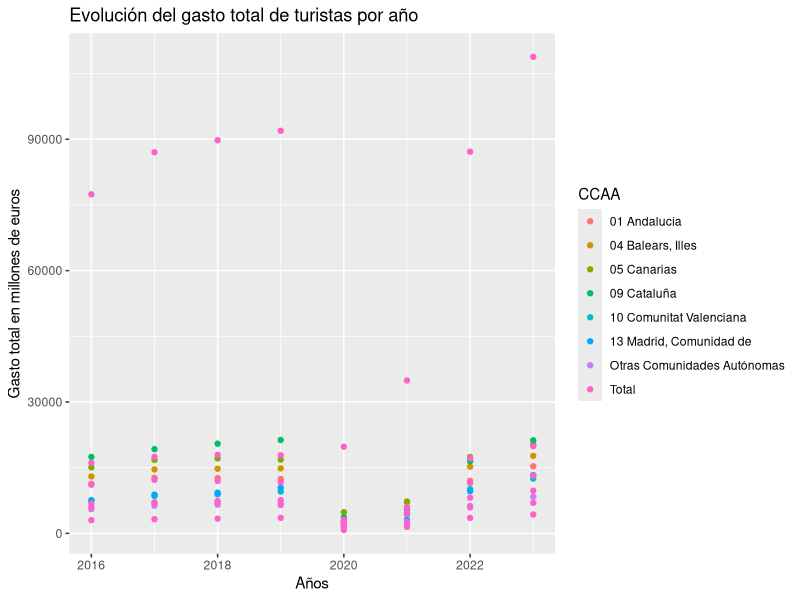
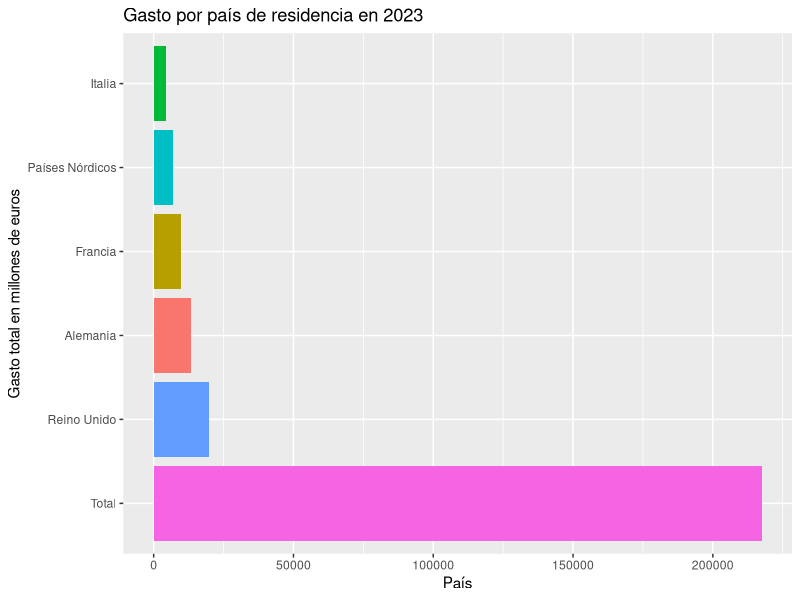
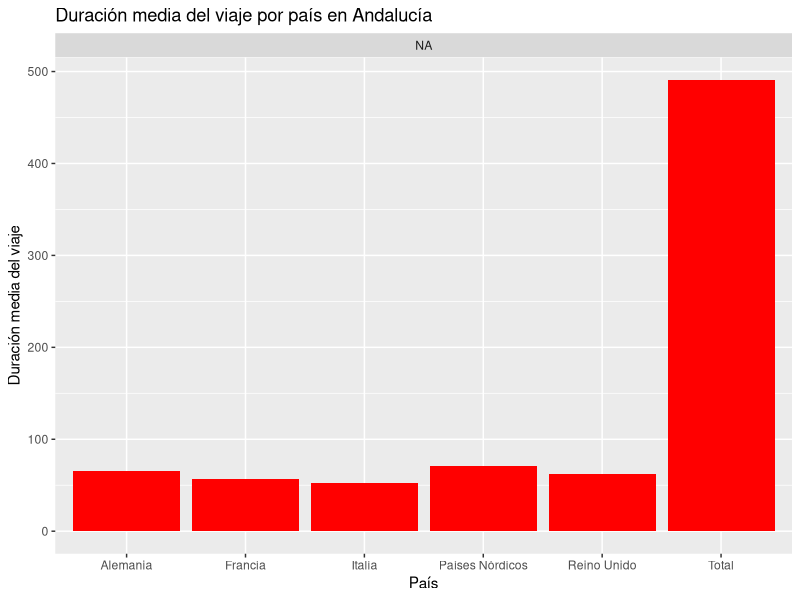
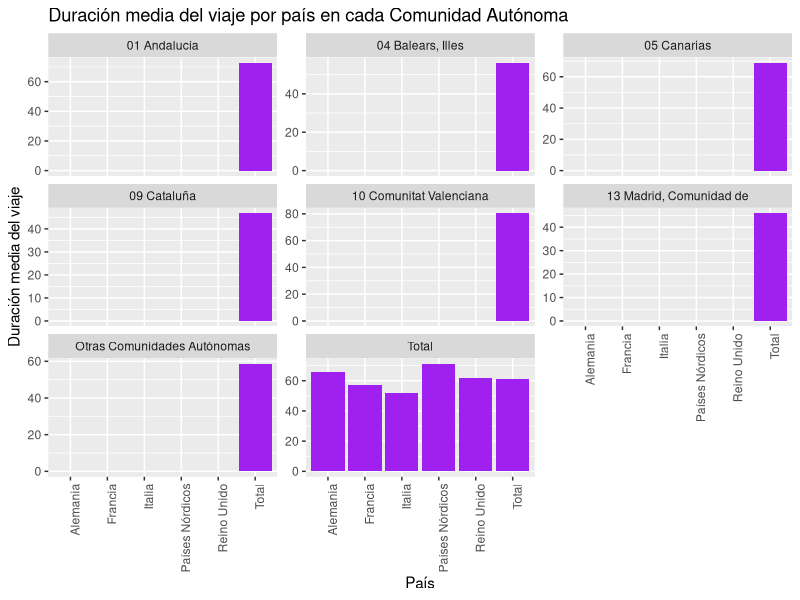
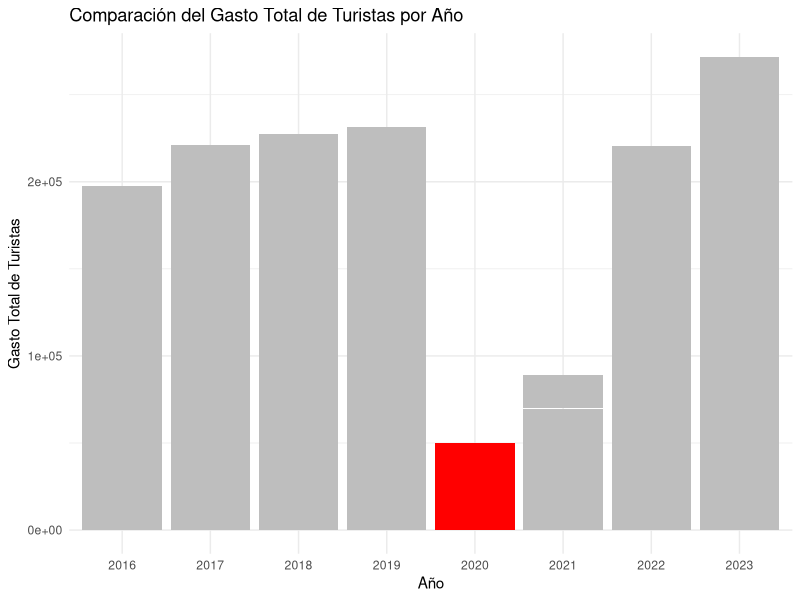
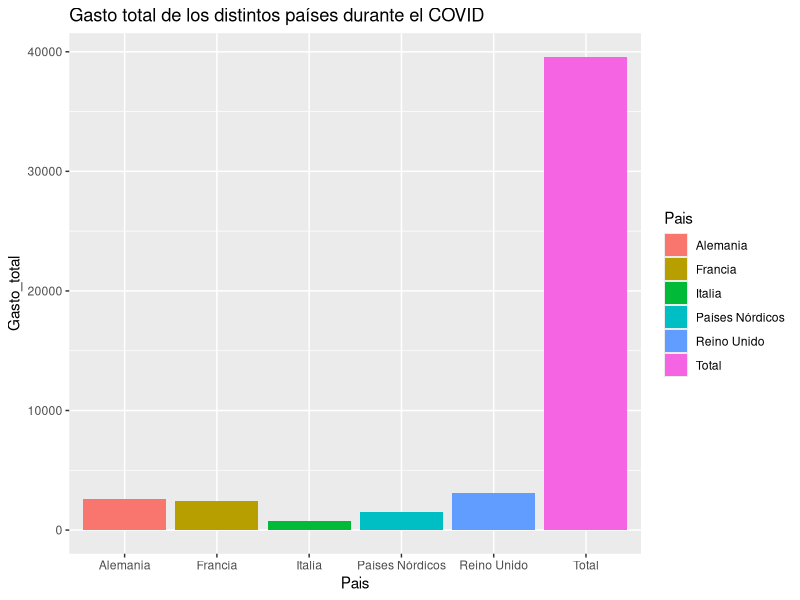
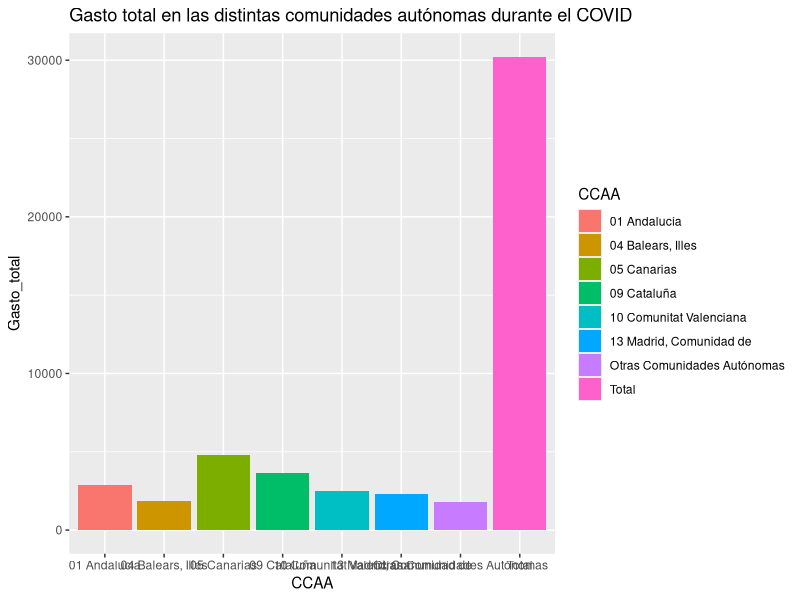
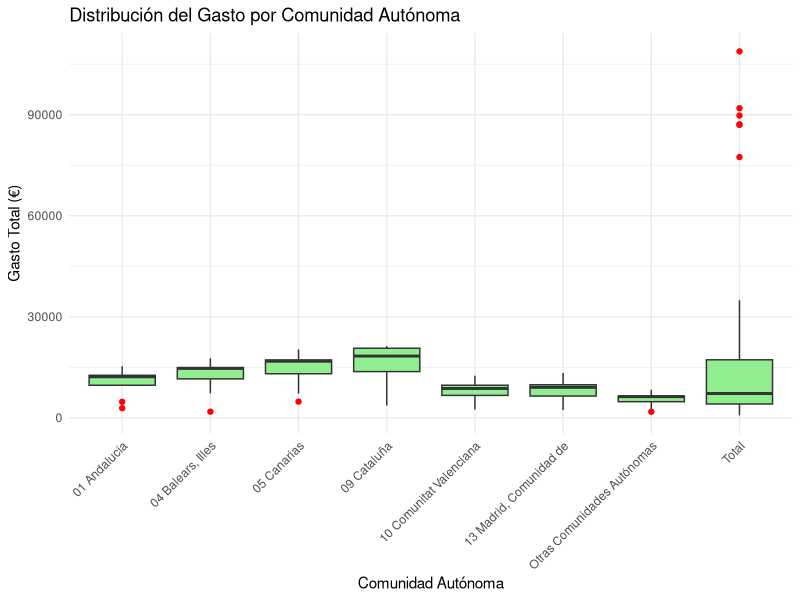

Recreate these plots in R, in order.
## ---- chunk 1
# Setup Chunk
library(here)  
library(knitr)

knitr::opts_chunk$set(echo = TRUE)
knitr::opts_knit$set(root.dir = here::here()) # Setwd() a la carpeta del 
#proyecto ProyectoAED2024 debido a que por defecto el Rmd trabaja en el working 
#directory de la carpeta ProyectoAED2024_Rmd
#knitr::opts_chunk$set(size = "footnotesize") # use smaller font in the chunks
knitr::opts_chunk$set(tidy.opts = list(width.cutoff = 60), tidy = TRUE)

## ---- chunk 2
rm(list=ls())  # Borrado de todas las variables
## ---- chunk 3
library(readr)  # Librería para importación de datos
library(dplyr) # Librería para arreglo de datos
library(tidyr) # Librería para arreglo de datos
library(ggplot2) # Librería para gráficas
## ---- chunk 4
gastos<- read_delim("data/Gasto_turistas_internacionales_segun_comunidad_paisresidencia.csv",  delim = ";", escape_double = FALSE, trim_ws = TRUE)

## ---- chunk 5
tipos_datos <- unique(gastos$`Gastos y duración media de los viajes`)
tipos_datos # Vemos cuantas variables tenemos que transformar a columnas
datos <-pivot_wider(gastos,names_from=`Gastos y duración media de los viajes`, values_from=Total)
## ---- chunk 6
unique(datos$`Tipo de dato`)

# Nos quedamos únicamente con los datos base, quitando las tasas de variación
datos <- subset(datos, datos$`Tipo de dato`== unique(datos$`Tipo de dato`)[1])
# Quito la columna irrelevante
datos <- subset(datos, select = -`Tipo de dato`)
## ---- chunk 7

nombres_columnas <- c("Pais", "CCAA", "Periodo", "Gasto_total", "Gasto_medio_persona", "Gasto_medio_diario_persona", "Duracion_media")
colnames(datos)<- nombres_columnas
colnames(datos)
## ---- chunk 8
# lapply(datos,class)
## ---- chunk 9
# Quitar punto de miles
datos[, 4:ncol(datos)] <- lapply(datos[, 4:ncol(datos)], function(x) gsub("\\.", "", x))
# Sustituir coma decimal por punto decimal
datos[, 4:ncol(datos)] <- lapply(datos[, 4:ncol(datos)], function(x) gsub(",", ".", x))
# Transformar a numerico
datos[, 4:ncol(datos)] <- lapply(datos[, 4:ncol(datos)], function(x) as.numeric(x))
# Comprobamos la clase
# lapply(datos,class)
## ---- chunk 10
any(is.na(datos))
## ---- chunk 11
# unique(datos$`País de residencia`)
# Transformacion a factor de paises de residencia
datos$Pais <- as.factor(datos$Pais)
## ---- chunk 12
# Guardamos los datos totales por si resultan útiles en el futuro
datos_totales <- subset(datos,datos$Pais == "Total" | datos$CCAA == "Total")
datos_total_por_residencia <- subset(datos, datos$CCAA == "Total")
## ---- chunk 13
# Quitar filas de total de columna comunidades autonomas
datos <- subset(datos,datos$CCAA != "Total")
## ---- chunk 14
# Transformacion a factor de nombres de comunidades
#unique(datos$`Total Nacional y CCAA`)
datos$CCAA<- as.factor(datos$CCAA)
# Cambiamos de nombre los niveles del factor
levels(datos$CCAA) <- c("Andalucía", "Illes Balears","Canarias", "Cataluña","Comunitat Valenciana", "Comunidad de Madrid", "Otras CCAA")


## ---- chunk 15
# Cambiar el nombre de las filas
paises <- levels(datos$Pais)
paises[paises=="Total"] <- "Otros"
levels(datos$Pais) <- paises

## ---- chunk 16
comunidades <- levels(datos$CCAA)
anos <- unique(datos$Periodo)
for (i in comunidades){
  for (j in anos){
  aux <- datos[datos$CCAA==i & datos$Periodo == j, "Gasto_total"]
datos[datos$CCAA==i & datos$Periodo == j & datos$Pais == "Otros", "Gasto_total"]<- aux[length(aux),] - sum(aux[1:length(aux)-1,])  
  }
}

## ---- chunk 17
# Duracion media
for (i in comunidades){
  for (j in anos){
  aux <- datos[datos$CCAA==i & datos$Periodo == j, "Duracion_media"]
datos[datos$CCAA==i & datos$Periodo == j & datos$Pais == "Otros", "Duracion_media"]<- (aux[length(aux),]- (5/194)*sum(aux[1:length(aux)-1,]))*194/(194-5)
  }
}

## ---- chunk 18
# Gasto_medio_persona
for (i in comunidades){
  for (j in anos){
  aux <- datos[datos$CCAA==i & datos$Periodo == j, "Gasto_medio_persona"]
datos[datos$CCAA==i & datos$Periodo == j & datos$Pais == "Otros", "Gasto_medio_persona"]<- (aux[length(aux),]- (5/194)*sum(aux[1:length(aux)-1,]))*194/(194-5)
  }
}

## ---- chunk 19
# Gasto_medio_diario_persona
for (i in comunidades){
  for (j in anos){
  aux <- datos[datos$CCAA==i & datos$Periodo == j, "Gasto_medio_diario_persona"]
datos[datos$CCAA==i & datos$Periodo == j & datos$Pais == "Otros", "Gasto_medio_diario_persona"]<- (aux[length(aux),]- (5/194)*sum(aux[1:length(aux)-1,]))*194/(194-5)
  }
}

rm(i,j,anos,comunidades, paises, aux) # Borrar variables auxiliares
## ---- chunk 20
summary(datos)
## ---- chunk 21
knitr::kable(datos[1:10, ], format = "latex", 
             booktabs = TRUE, 
             caption = "This is a table caption. Tables should be placed in the 
             main text near to the first time they are~cited.", 
             align = 'ccc', centering = FALSE,
             table.envir = "table", position = "H")
## ---- chunk 22
# Visualización de los datos e interpretación de los posibles patrones

# Visualización previa para tener una idea de ciertas variables de los datos
ggplot(datos_totales, aes(x = Periodo, y = Gasto_total, color = CCAA, group = 1)) +
  geom_point() +
  labs(title = "Evolución del gasto total de turistas por año", x  = "Años", y = "Gasto total en millones de euros")

# Nos centramos en un año en concreto y visualizamos el gasto total por país en ese año
ggplot(datos_totales[datos_totales$Periodo == 2023, ], aes(x = reorder(Pais, -Gasto_total), y = Gasto_total)) +
  geom_bar(stat = "identity", aes(fill = Pais)) +
  coord_flip() +
  labs(title = "Gasto por país de residencia en 2023", x = "Gasto total en millones de euros", y = "País") +  
  theme(legend.position = "none")

# Para analizar únicamente una variable por país en una sola Comunidad Autónoma.
ggplot(datos_totales, aes(x = Pais, y = Duracion_media)) + 
  geom_bar(stat = "identity", fill = "red") +
  facet_grid(.~CCAA["i"],scales = "free") +
  labs(title = "Duración media del viaje por país en Andalucía", x = "País", y = "Duración media del viaje")
## ---- chunk 23
# Para todas las Comunidades Autónomas por separado
ggplot(datos_totales, aes(x = Pais, y = Duracion_media)) + 
  geom_bar(stat = "identity", fill = "purple") +
  facet_wrap(~ CCAA, scales = "free_y") +  
  labs(title = "Duración media del viaje por país en cada Comunidad Autónoma", 
       x = "País", 
       y = "Duración media del viaje") +
  theme(axis.text.x = element_text(angle = 90, hjust = 1))


## ---- chunk 24
library(tidyr)

covid <- datos_totales[datos_totales$Periodo == 2020, ]
no_covid <- datos_totales[datos_totales$Periodo != 2020, ]
media_sin_covid <- mean(no_covid$Gasto_total[])
media_covid <- mean(covid$Gasto_total)
cat("La media del gasto total durante el COVID es de", media_covid,"millones de euros\n")
cat("Mientras que sin COVID es de", media_sin_covid,"millones de euros\n")




datos_totales %>% ggplot(aes(x = factor(Periodo), y = Gasto_total, fill = (Periodo == 2020))) +
  geom_bar(stat = "identity") +
  scale_fill_manual(values = c("grey", "red")) +
  labs(x = "Año", y = "Gasto Total de Turistas", title = "Comparación del Gasto Total de Turistas por Año") +
  theme_minimal() +
  theme(legend.position = "none")

covid_sin_otros <- covid[covid$Pais != "Otros", ] # Elimino los datos correspondientes a otros países ya que son una suma y no se representa correctamente la tendencia.
covid_sin_otros %>% ggplot(aes(x = Pais, y = Gasto_total, fill = Pais)) + geom_bar(stat = "identity") + labs(title = "Gasto total de los distintos países durante el COVID") # Reino Unido gastó más en COVID que el resto de países, Italia el que menos.


## ---- chunk 25
#¿En qué comunidad autónoma se viajó más durante el COVID?
covid_sin_otros %>% ggplot(aes(x = CCAA, y = Gasto_total, fill = CCAA)) + geom_bar(stat = "identity")  + labs(title = "Gasto total en las distintas comunidades autónomas durante el COVID")

# En Canarias el gasto de turistas fue mayor que en el resto de Comunidades Autónomas durante el COVID, ¿menor regulación?
## ---- chunk 26
ggplot(datos_totales, aes(x = CCAA, y = Gasto_total)) +
  geom_boxplot(outlier.colour = "red", fill = "lightgreen") +
  labs(title = "Distribución del Gasto por Comunidad Autónoma",
       x = "Comunidad Autónoma",
       y = "Gasto Total (€)") +
  theme_minimal() +
  theme(axis.text.x = element_text(angle = 45, hjust = 1))

#
datos_total_por_residencia %>% filter(Pais != "Total") %>% ggplot(aes(x =Periodo, y = Gasto_total)) + geom_point(aes(color = Pais), size = 2) + geom_line() + facet_wrap(.~Pais, ncol = 2, scales = "free") +
  theme_minimal() +
  theme(axis.text.x = element_text(angle = 45, hjust = 1))+
  labs(title = "Distribución del Gasto total por Pais para cada año")
